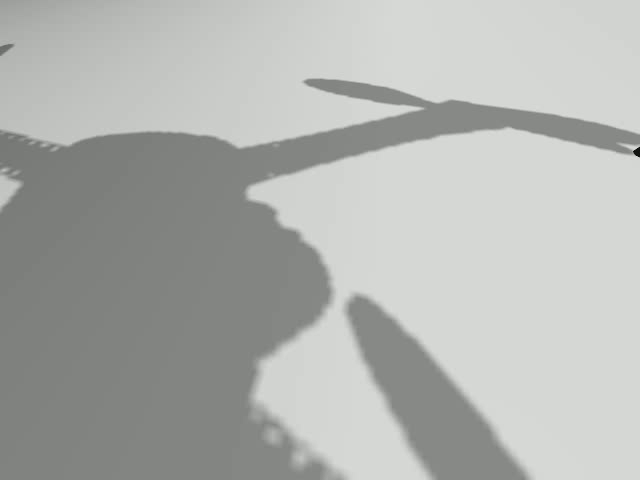
//> input picture frame 36 of output_video.mp4, 640 x 480 px
$ ./detect_features_from_video   (built with g++ and OpenCV 4)
//> lines starting //> are read from the running program, lines starting //| are printed output that depends on the picture
#include <opencv2/opencv.hpp>
#include <opencv2/features2d.hpp>
#include <iostream>
#include <string>

int main(int argc, char* argv[])
{
  // Video file path
  std::string video_path = "output_video.mp4";

  if (argc > 1) {
    video_path = argv[1];
  }

  // Open the video file
  cv::VideoCapture video(video_path);

  if (!video.isOpened()) {
    std::cerr << "Error: Could not open video file: " << video_path << std::endl;
    return -1;
  }

  // Get video properties
  int fps = static_cast<int>(video.get(cv::CAP_PROP_FPS));
  int width = static_cast<int>(video.get(cv::CAP_PROP_FRAME_WIDTH));
  int height = static_cast<int>(video.get(cv::CAP_PROP_FRAME_HEIGHT));
  int frame_count = static_cast<int>(video.get(cv::CAP_PROP_FRAME_COUNT));

  std::cout << "Video properties:" << std::endl;
  std::cout << "  Resolution: " << width << "x" << height << std::endl;
  std::cout << "  FPS: " << fps << std::endl;
  std::cout << "  Total frames: " << frame_count << std::endl;

  // Create ORB detector
  int max_features = 1000;
  cv::Ptr<cv::ORB> orb = cv::ORB::create(max_features);

  // Create video writer for output
  int fourcc = cv::VideoWriter::fourcc('m', 'p', '4', 'v');
  cv::VideoWriter output_video("output_orb_features.mp4", fourcc, fps, cv::Size(width, height));

  if (!output_video.isOpened()) {
    std::cerr << "Error: Could not create output video writer" << std::endl;
    return -1;
  }

  cv::Mat frame, gray, frame_with_features;
  std::vector<cv::KeyPoint> keypoints;
  cv::Mat descriptors;
  int frame_num = 0;

  std::cout << "\nProcessing video..." << std::endl;

  while (true) {
    video >> frame;
//> frame is the input picture: 480 rows x 640 cols, CV_8UC3; mean B, G, R 175.3, 178.3, 176.3

    if (frame.empty()) {
      break;
    }

    // Convert to grayscale
    cv::cvtColor(frame, gray, cv::COLOR_BGR2GRAY);

    // Detect ORB features
    orb->detectAndCompute(gray, cv::noArray(), keypoints, descriptors);
//> keypoints = 59 keypoints; strongest (x, y, size): (251, 190, 111.1), (306, 81, 53.6), (248, 194, 92.6), (305, 81, 44.6)

    // Draw keypoints on the frame
    frame_with_features = frame.clone();
    cv::drawKeypoints(frame, keypoints, frame_with_features,
                      cv::Scalar(0, 255, 0),
                      cv::DrawMatchesFlags::DRAW_RICH_KEYPOINTS);

    // Add text information
    std::string info_text = "Features detected: " + std::to_string(keypoints.size());
//> info_text = "Features detected: 59"
    cv::putText(frame_with_features, info_text, cv::Point(10, 30),
                cv::FONT_HERSHEY_SIMPLEX, 1.0, cv::Scalar(0, 255, 0), 2);

    std::string frame_text = "Frame: " + std::to_string(frame_num) + "/" + std::to_string(frame_count);
    cv::putText(frame_with_features, frame_text, cv::Point(10, 70),
                cv::FONT_HERSHEY_SIMPLEX, 1.0, cv::Scalar(0, 255, 0), 2);
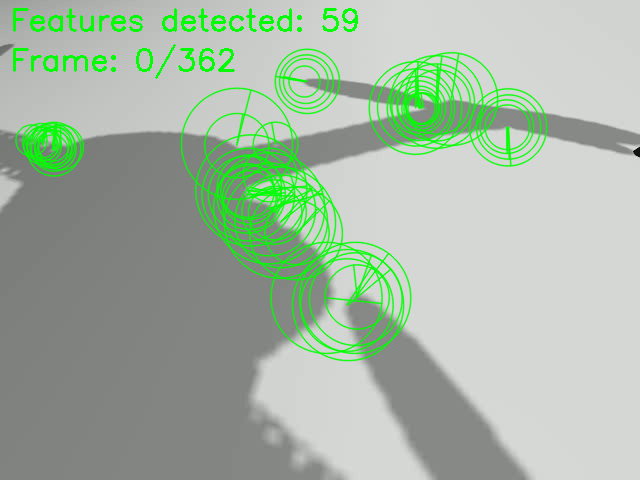
//> frame_with_features: 480 rows x 640 cols, CV_8UC3; mean B, G, R 164.5, 182.9, 165.5

    // Write frame to output video
    output_video.write(frame_with_features);

    // Display frame
    cv::imshow("ORB Features", frame_with_features);

    if (frame_num % 30 == 0) {
      std::cout << "Processed frame: " << frame_num << "/" << frame_count
                << " (Features: " << keypoints.size() << ")" << std::endl;
//| Processed frame: 0/362 (Features: 59)
    }

    frame_num++;

    // Press 'q' to quit
    if (cv::waitKey(1) == 'q') {
//> the 'q' key is pressed
      break;
    }

    keypoints.clear();
  }

  std::cout << "\nProcessing complete!" << std::endl;
  std::cout << "Output video saved as: output_orb_features.mp4" << std::endl;

  // Release resources
  video.release();
  output_video.release();
  cv::destroyAllWindows();

  return 0;
}

$ run again, starting later in the video
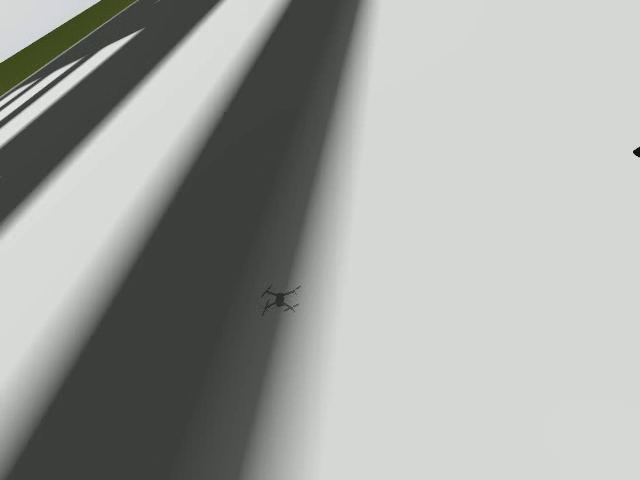
//> input picture frame 162 of output_video.mp4, 640 x 480 px
//> frame is the input picture: 480 rows x 640 cols, CV_8UC3; mean B, G, R 159.7, 163.1, 161
//> keypoints = 117 keypoints; strongest (x, y, size): (291, 309, 31), (290, 307, 37.2), (295, 308, 31), (283, 303, 31)
//> info_text = "Features detected: 117"
//> `cv::putText(frame_with_features, frame_text, cv::Point(10, 70), cv::FO..`:
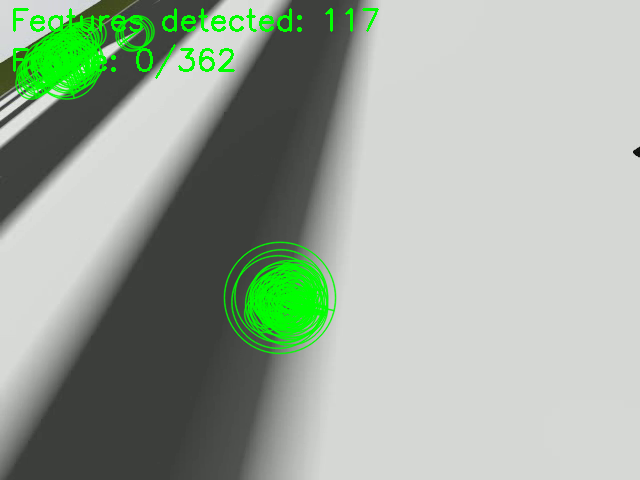
//> frame_with_features: 480 rows x 640 cols, CV_8UC3; mean B, G, R 154.9, 169.3, 155.9
//| Processed frame: 0/362 (Features: 117)

$ run again, starting later in the video
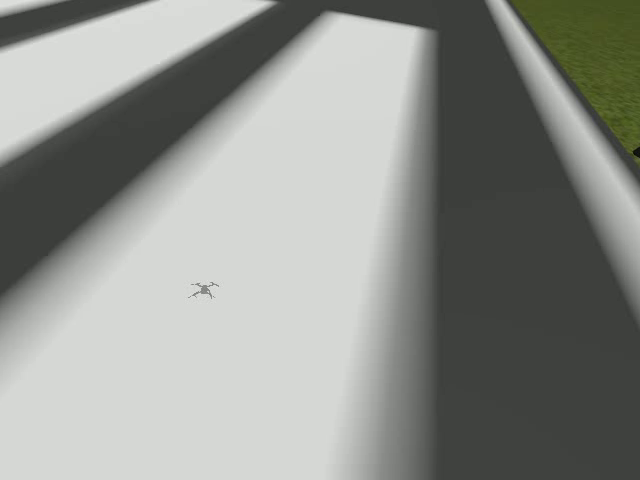
//> input picture frame 289 of output_video.mp4, 640 x 480 px
//> frame is the input picture: 480 rows x 640 cols, CV_8UC3; mean B, G, R 140.8, 145.5, 143.1
//> `cv::cvtColor(frame, gray, cv::COLOR_BGR2GRAY);`:
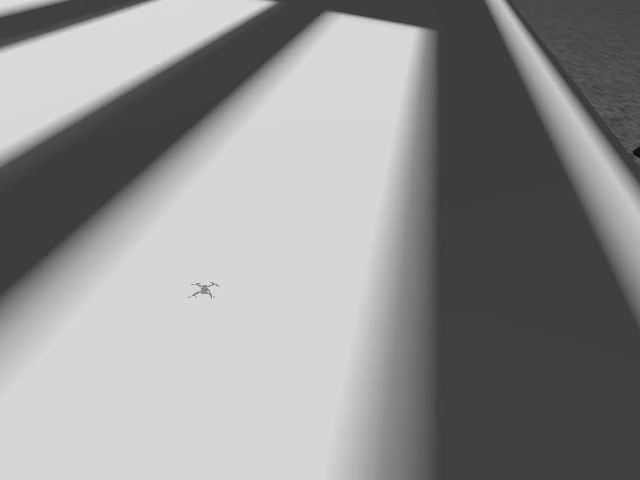
//> gray: 480 rows x 640 cols, CV_8UC1; min 10, max 226, mean 144.2
//> keypoints = 72 keypoints; strongest (x, y, size): (199, 288, 31), (212, 283, 31), (198, 288, 37.2), (202, 287, 37.2)
//> info_text = "Features detected: 72"
//> `cv::putText(frame_with_features, frame_text, cv::Point(10, 70), cv::FO..`:
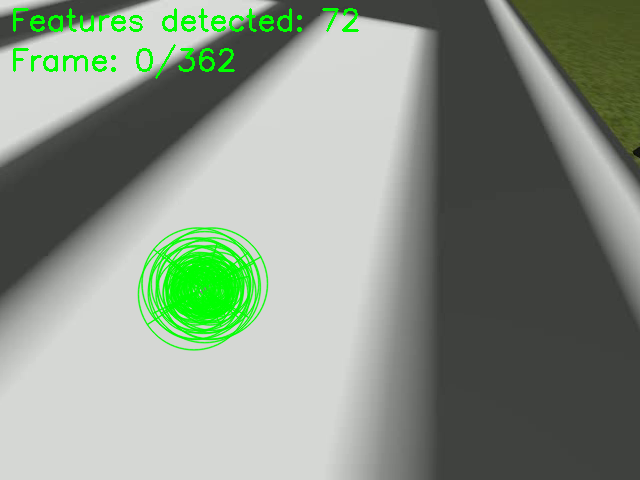
//> frame_with_features: 480 rows x 640 cols, CV_8UC3; mean B, G, R 133.4, 147.8, 135.7
//| Processed frame: 0/362 (Features: 72)
